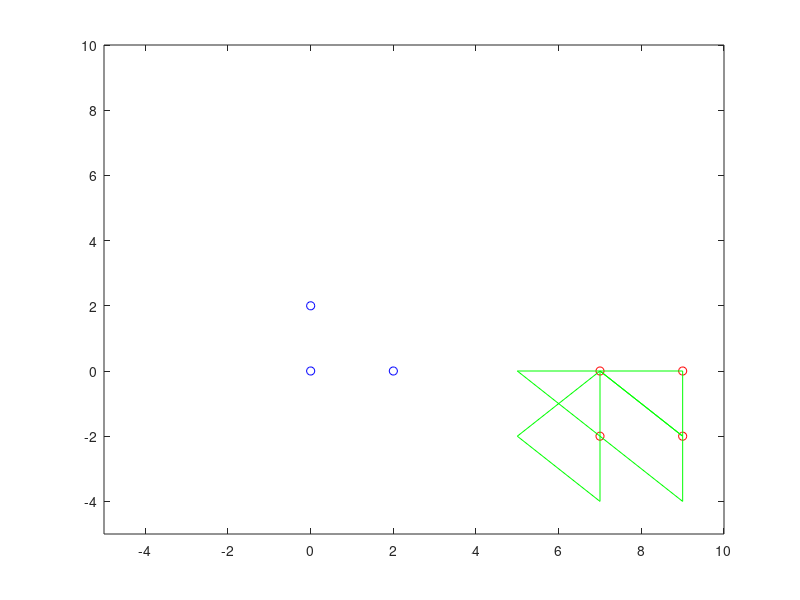

Reproduce this figure in MATLAB.
a = [7 7 9 9; -2 0 0 -2];
b = [0 0 2; 0 2 0];

b_flip = -b;

% Plot all polygon vertices
plot(a(1,:),a(2,:),'ro')
axis([-5 10 -5 10])
hold on;

plot(b(1,:),b(2,:),'bo')

mkSum_intm = [];
for i = 1:length(a)
    for j = 1:length(b)
        mkSum_intm = [mkSum_intm a(:,i)+b_flip(:,j)];
    end
end

mkSum = convexHull(mkSum_intm);


% Plot all polygon edges
nV = size(mkSum,2);
plot(mkSum(1,:),mkSum(2,:),'g-')
plot([mkSum(1,nV) mkSum(1,1)],[mkSum(2,nV) mkSum(2,1)],'g-')